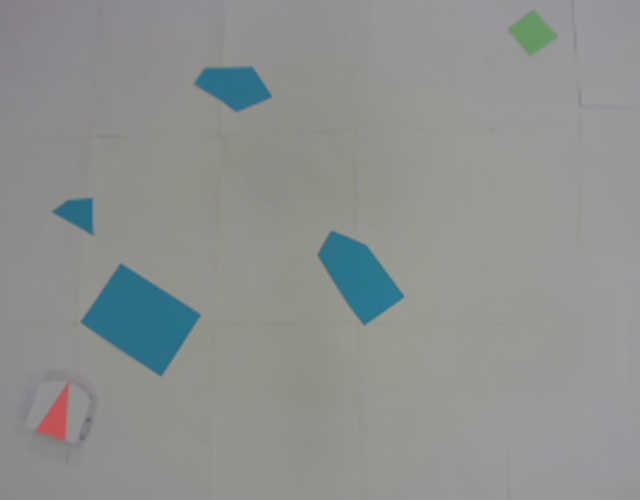
#> input picture demo_img/vision_demo.png, 640 x 500 px
$ jupyter execute temp_vision.ipynb
#> lines starting #> are read from the running program, lines starting #| are printed output that depends on the picture; after the words box and inside, x2 and y2 are one past the last pixel; in counts of white or black regions, pixels touching at a corner belong together
 ### Vision
The vision module handles everything related to the camera. There are four classes : *vision, robot, obstacle* and *target*.
The class Vision is the main class and contains a robot, obstacle and target element.

The vision is mainly based on color differentiation. The following part will demonstrate the whole process

We will use a picture as an example of what the camera could see.

[cell 1]
import sys as _sys
import matplotlib.pyplot as plt
import numpy as np
import cv2
from copy import deepcopy

actual_frame = cv2.imread("demo_img/vision_demo.png", cv2.IMREAD_COLOR)
#> actual_frame is the input picture: shape (500, 640, 3); mean B, G, R 143.6, 145.2, 142.2
actual_frame = cv2.cvtColor(actual_frame, cv2.COLOR_BGR2RGB)
plt.imshow(actual_frame)

Each color has to be set individually. To do this, we decided to use the Color Picker from ipywidget. As this is a demo, the colors has already been picked

[cell 2]
robot_color = np.array([189, 84, 83])
target_color = np.array([103, 148, 100])
obstacles_color = np.array([ 42, 115, 139])

We also have to choose the threshold for each color. The better the uniformity of the color, the lower the thresholds needs to be. As the colors are very uniform, we can use low thresholds.

[cell 3]
targetthresh = 20
robotthresh = 20
obstaclesthresh = 20

#### Robot detection
In order to detect the red triangle on top the robot, we first compare the actual frame with the supposed color of the robot

[cell 4]
compare_color = abs(actual_frame - robot_color)
compare_gray = np.mean(compare_color, axis=2)
plt.imshow(compare_gray, 'binary')

From this, we get a binary image, using the threshold set before

[cell 5]
_, binary_img = cv2.threshold(compare_gray, robotthresh, 10, cv2.THRESH_BINARY)
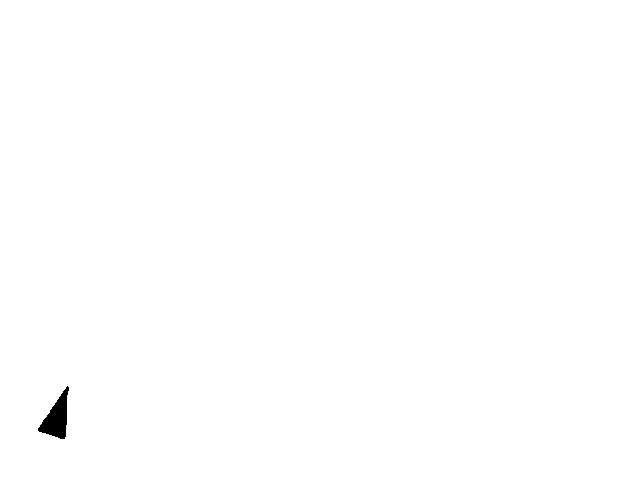
#> binary_img: shape (500, 640) float64; values 0 (black) and 10 (white), 99.7% white; 1 black region
plt.imshow(binary_img,'binary')

Now, we can use cv2.findContours and cv2.approxPolyDP in order to get the triangular shape. We check that the area is big enough and that the shape is actually a triangle.

[cell 6]
robot_contour, _ = cv2.findContours(binary_img.astype(np.uint8), cv2.RETR_TREE, cv2.CHAIN_APPROX_SIMPLE)
#> robot_contour = 2 contours; box (x1, y1, x2, y2) and area: (0, 0, 640, 500) 318861, (37, 385, 70, 440) 873
robot_contour = cv2.approxPolyDP(robot_contour[1], 0.03 * cv2.arcLength(robot_contour[1], True), True).reshape(-1,2)
#> robot_contour = [[67, 385], [65, 438], [39, 432]]
area = cv2.contourArea(robot_contour)
#> area = 695
assert(40 < area <  actual_frame.shape[0] * actual_frame.shape[1])
assert(robot_contour.shape[0] == 3)

# Show the results
plt.imshow(cv2.drawContours(actual_frame.copy(), [robot_contour], 0, (0,0,255), 2))

From there, we can find the center of the robot, its orientation using the bisector, and the coefficient pixel / cm, knowing the real length of an edge of the triangle.

[cell 7]
center = np.zeros(2)
M = cv2.moments(robot_contour)
#> M = moments, m00 695, centre m10/m00, m01/m00 = (57, 418.3)
center[0] = int(M['m10'] / M['m00'])
center[1] = int(M['m01'] / M['m00'])

LENGTH_EDGE = 115

dist = np.zeros(3)
dist[0] = np.linalg.norm(robot_contour[2] - robot_contour[1])
dist[1] = np.linalg.norm(robot_contour[0] - robot_contour[2])
dist[2] = np.linalg.norm(robot_contour[0] - robot_contour[1])
max_id = np.argmin(dist)
orientation = np.arctan2(robot_contour[max_id, 1] - center[1], robot_contour[max_id, 0] -  center[0])
#> orientation = -1.28
mm2px = max(dist) / LENGTH_EDGE
_, robot_length = cv2.minEnclosingCircle(robot_contour)
#> robot_length = 27.85
print("the coef mm to px is : ", mm2px)

# Show the results
contour_img = cv2.drawContours(actual_frame.copy(), [robot_contour], 0, (0,0,255), 2)
point = (center + np.array([np.cos(orientation) * 50, np.sin(orientation) * 50])).astype(int)
#> point = [71, 370]
contour_orientation_img = cv2.line(contour_img, center.astype(int), point, (0, 0, 255), thickness=3, lineType=8)
plt.imshow(contour_orientation_img)

#### Obstacles
The same can be done to find the contours of the obstacles.

[cell 8]
compare_color = abs(actual_frame - obstacles_color)
compare_gray = np.mean(compare_color, axis=2)
plt.imshow(compare_gray, 'binary')

[cell 9]
_, binary_img = cv2.threshold(compare_gray, obstaclesthresh, 10, cv2.THRESH_BINARY)
#> binary_img: shape (500, 640) float64; values 0 (black) and 10 (white), 95.7% white; 4 black regions
plt.imshow(binary_img, 'binary')

[cell 10]
def polygon_detection(binary_img):
    contours, _ = cv2.findContours(binary_img.astype(np.uint8), cv2.RETR_TREE, cv2.CHAIN_APPROX_SIMPLE)
#> contours = 5 contours; box (x1, y1, x2, y2) and area: (0, 0, 640, 500) 318861, (82, 264, 201, 376) 7020, (318, 231, 404, 325) 4130, (195, 66, 273, 112) 2240, (53, 197, 94, 235) 882
    approx_cnt = []

    for cnt in contours:
        approx = cv2.approxPolyDP(cnt, 0.03 * cv2.arcLength(cnt, True), True)
        area = cv2.contourArea(approx)
        if 40 < area < 0.8 * actual_frame.shape[0] * actual_frame.shape[1]:
            approx_cnt.append(approx.reshape(-1, 2))
#> this loop made 5 passes
#> (approx, area) on passes 1, 2, 4: ([[0, 0], [0, 499], [639, 499], [639, 0]], 318861), ([[120, 264], [200, 314], [161, 375], [82, 322]], 6713), ([[93, 233], [53, 211], [69, 199], [90, 197]], 797)
#> area on passes 3, 5: 3890.5, 2161.5
#> after the loop, approx_cnt = 4 items

    return approx_cnt

obstacle_contours = polygon_detection(binary_img)
#> obstacle_contours = 4 items
# Show the results
img_mask = actual_frame.copy()
for cnt in obstacle_contours:
    cv2.drawContours(img_mask, [cnt], 0, (255, 0, 0), 2)
#> this loop made 4 passes
#> cnt on passes 1, 3: [[120, 264], [200, 314], [161, 375], [82, 322]], [[93, 233], [53, 211], [69, 199], [90, 197]]
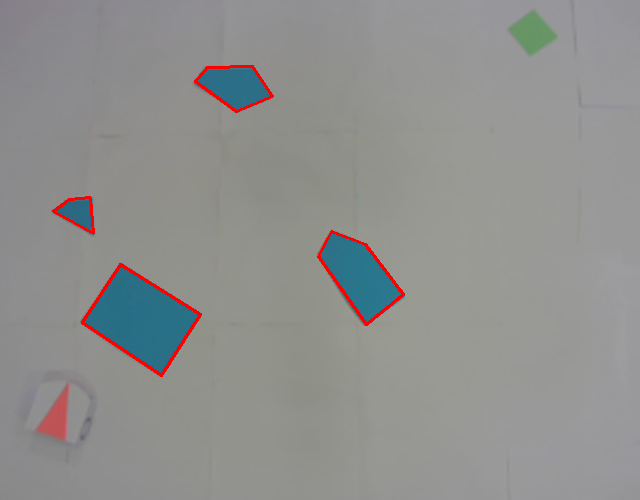
#> img_mask: shape (500, 640, 3); mean R, G, B 143.8, 144.2, 142.4

plt.imshow(img_mask)

We need to expand the contours to get the points where the Thymio could fit.

[cell 11]
expanded_obstacle_contours = deepcopy(obstacle_contours)
#> expanded_obstacle_contours = 4 items
for i, cnt in enumerate(obstacle_contours):
    for j, corner in enumerate(cnt):
        e1 = cnt[(j - 1) % cnt.shape[0]] - corner
        e2 = cnt[(j + 1) % cnt.shape[0]] - corner
        bisector = (e1 / np.linalg.norm(e1) + e2 / np.linalg.norm(e2))
        expanded_obstacle_contours[i][j] = corner - 1.5 * robot_length * bisector / np.linalg.norm(bisector)

# Show the results
extended_obstacles_img = actual_frame.copy()
for cnt in expanded_obstacle_contours:
    cnt = cnt.astype(int)
    for dot in cnt:
        img = cv2.circle(extended_obstacles_img, dot.flatten(), 5, (255, 0, 0), -1)
#> this loop made 4 passes
#> cnt on passes 1, 3: [[111, 223], [240, 304], [169, 415], [41, 330]], [[115, 268], [11, 213], [53, 160], [116, 164]]
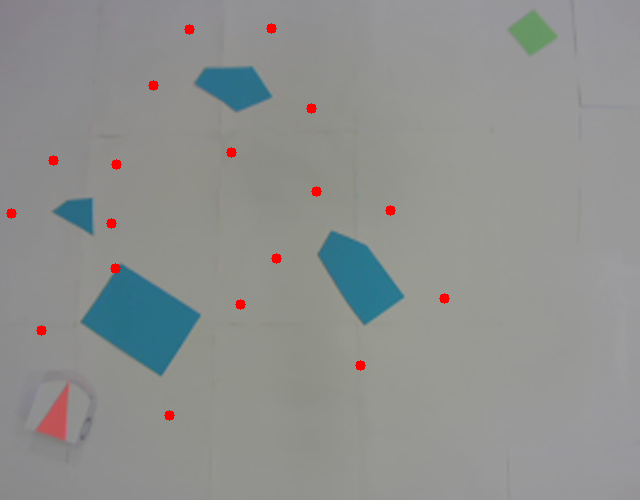
#> extended_obstacles_img: shape (500, 640, 3); mean R, G, B 142.7, 144.6, 142.9

for cnt in obstacle_contours:
    cv2.drawContours(extended_obstacles_img, [cnt], 0, (255, 0, 0), 2)
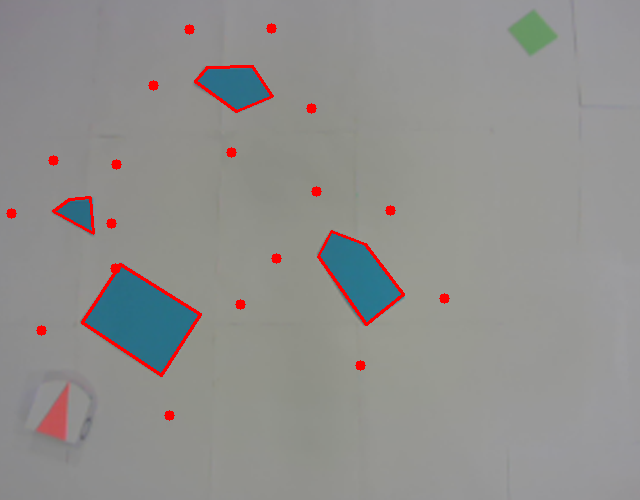
#> extended_obstacles_img: shape (500, 640, 3); 0.87% of pixels changed, all inside (x1, y1, x2, y2) = (52, 65, 405, 377)

plt.imshow(extended_obstacles_img)

Some contours are close enough to prevent the Thymio from going in between. We can merge them together.
To do so, we first draw the expanded obstacles then we detect the contour of the generated image

[cell 12]
img = 255 * np.ones_like(actual_frame[:, :, 0])
for cnt in expanded_obstacle_contours:
    cv2.drawContours(img, [cnt], 0, 0, thickness=cv2.FILLED)
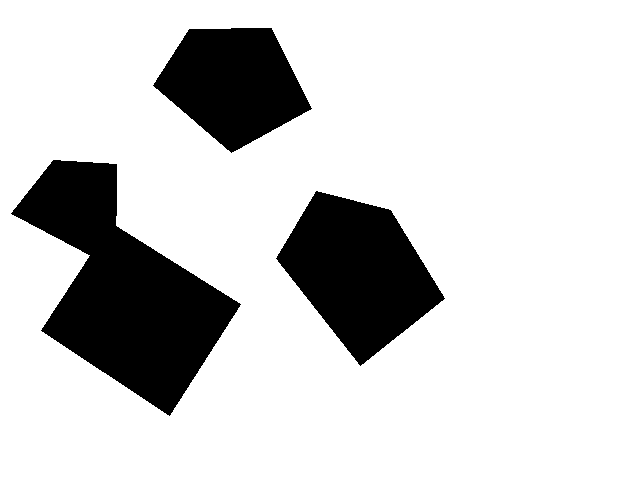
#> img: shape (500, 640); 82.4% white; 3 black regions
expanded_obstacle_contours = polygon_detection(img)
#> in polygon_detection (call 2), `contours, _ = cv2.findContours(binary_img.astype(np.uint8), cv2.RETR_T..`: contours = 4 contours; box (x1, y1, x2, y2) and area: (0, 0, 640, 500) 318861, (10, 159, 242, 417) 27126, (275, 190, 446, 367) 16901, (152, 27, 313, 154) 12895
#> the loop in polygon_detection (call 2), `for cnt in contours:` made 4 passes
#> area on passes 2 to 4: 16850.5, 26987, 12858.5
#> expanded_obstacle_contours = 3 items
plt.imshow(img, 'binary')

Some contours are not convex. We can make them convex using cv2.convexHull()

[cell 13]
img = 255 * np.ones_like(actual_frame[:, :, 0])
for contour in expanded_obstacle_contours:
    cv2.drawContours(img, [cv2.convexHull(contour)], 0, 0, thickness=cv2.FILLED)
#> this loop made 3 passes
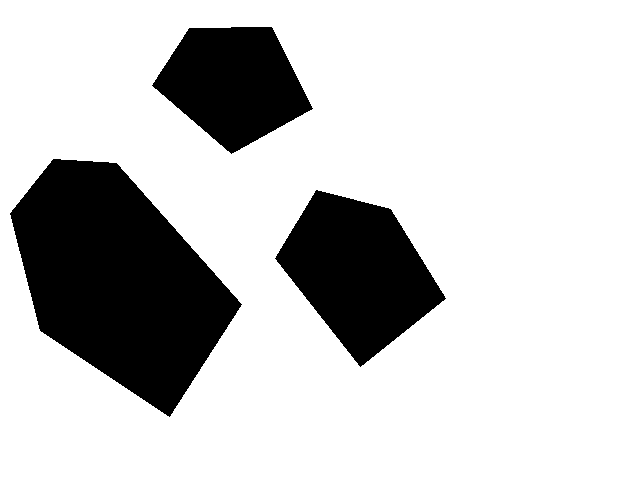
#> img: shape (500, 640); 79.6% white; 3 black regions
expanded_obstacle_contours_convex = polygon_detection(img)
#> in polygon_detection (call 3), `contours, _ = cv2.findContours(binary_img.astype(np.uint8), cv2.RETR_T..`: contours = 4 contours; box (x1, y1, x2, y2) and area: (0, 0, 640, 500) 318861, (9, 158, 243, 418) 35468, (274, 189, 447, 368) 17278, (151, 26, 314, 155) 13240
#> expanded_obstacle_contours_convex = 3 items
# Show the results
extended_obstacles_img = actual_frame.copy()
for cnt in expanded_obstacle_contours_convex:
    cnt = cnt.astype(int)
    for dot in cnt:
        cv2.circle(extended_obstacles_img, dot.flatten(), 5, (255, 0, 0), -1)
#> extended_obstacles_img: shape (500, 640, 3); mean R, G, B 142.7, 144.6, 143

for cnt in expanded_obstacle_contours_convex:
    cv2.drawContours(extended_obstacles_img, [cnt], 0, (255, 0, 0), 1)
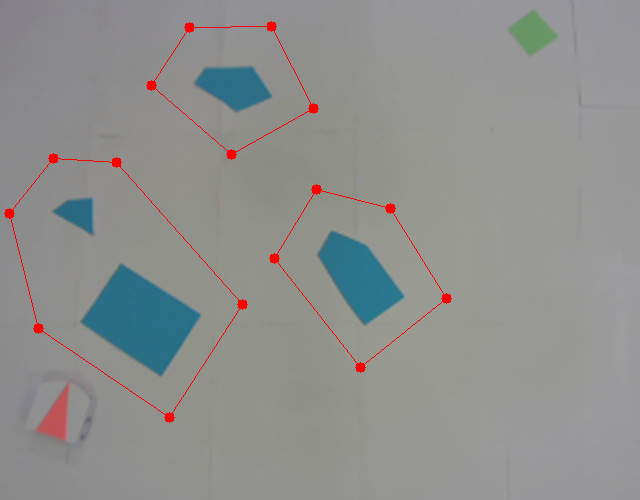
#> extended_obstacles_img: shape (500, 640, 3); mean R, G, B 143.1, 144.1, 142.4

for cnt in obstacle_contours:
    cv2.drawContours(extended_obstacles_img, [cnt], 0, (255, 0, 0), 2)
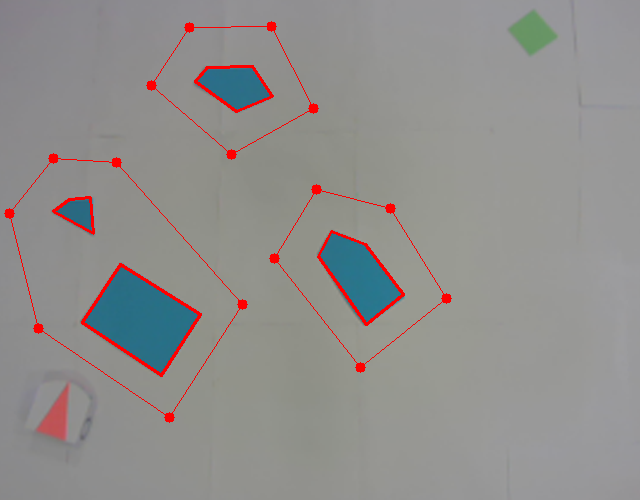
#> extended_obstacles_img: shape (500, 640, 3); 0.88% of pixels changed, all inside (x1, y1, x2, y2) = (52, 65, 405, 377)

plt.imshow(extended_obstacles_img)

#### Target
We only need to find the center of the contour, using the same method as before

[cell 14]
compare_color = abs(cv2.medianBlur(actual_frame, 9)
 - target_color)
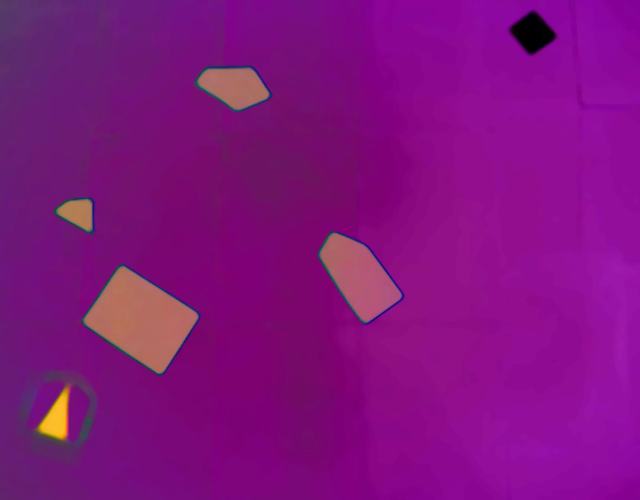
#> compare_color: shape (500, 640, 3) int64; mean R, G, B 44.4, 6.3, 43.7; drawn with min black and max white
compare_gray = np.mean(compare_color, axis=2)
plt.imshow(compare_gray,'binary')

[cell 15]
_, binary_img = cv2.threshold(compare_gray, targetthresh, 10, cv2.THRESH_BINARY)
#> binary_img: shape (500, 640) float64; values 0 (black) and 10 (white), 99.5% white; 146 black regions (143 under 20 px)
plt.imshow(binary_img,'binary')

[cell 16]
target_contour = polygon_detection(binary_img)[0]
#> in polygon_detection (call 4), `contours, _ = cv2.findContours(binary_img.astype(np.uint8), cv2.RETR_T..`: contours = 237 contours, 233 with area under 20; largest, box (x1, y1, x2, y2) and area: (0, 0, 640, 500) 318861, (509, 10, 557, 56) 1268, (92, 201, 95, 232) 58, (207, 66, 231, 69) 44
#> target_contour = [[534, 10], [556, 37], [530, 55], [509, 28]]

# Show the results
plt.imshow(cv2.drawContours(actual_frame.copy(), [target_contour], 0, (0,255,0), 2))
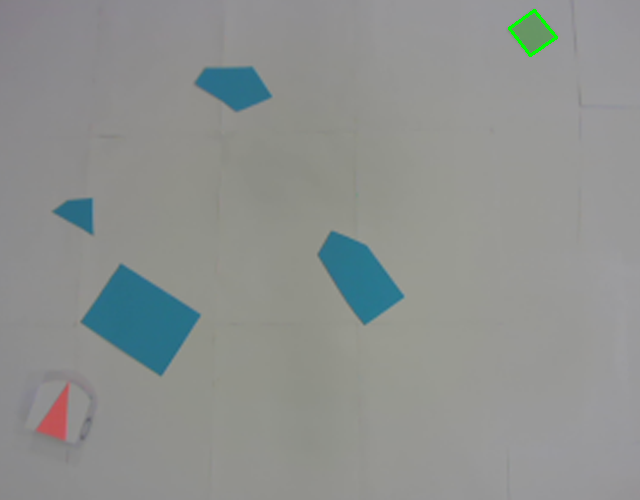
#> shown: shape (500, 640, 3); mean R, G, B 142.1, 145.4, 143.4
